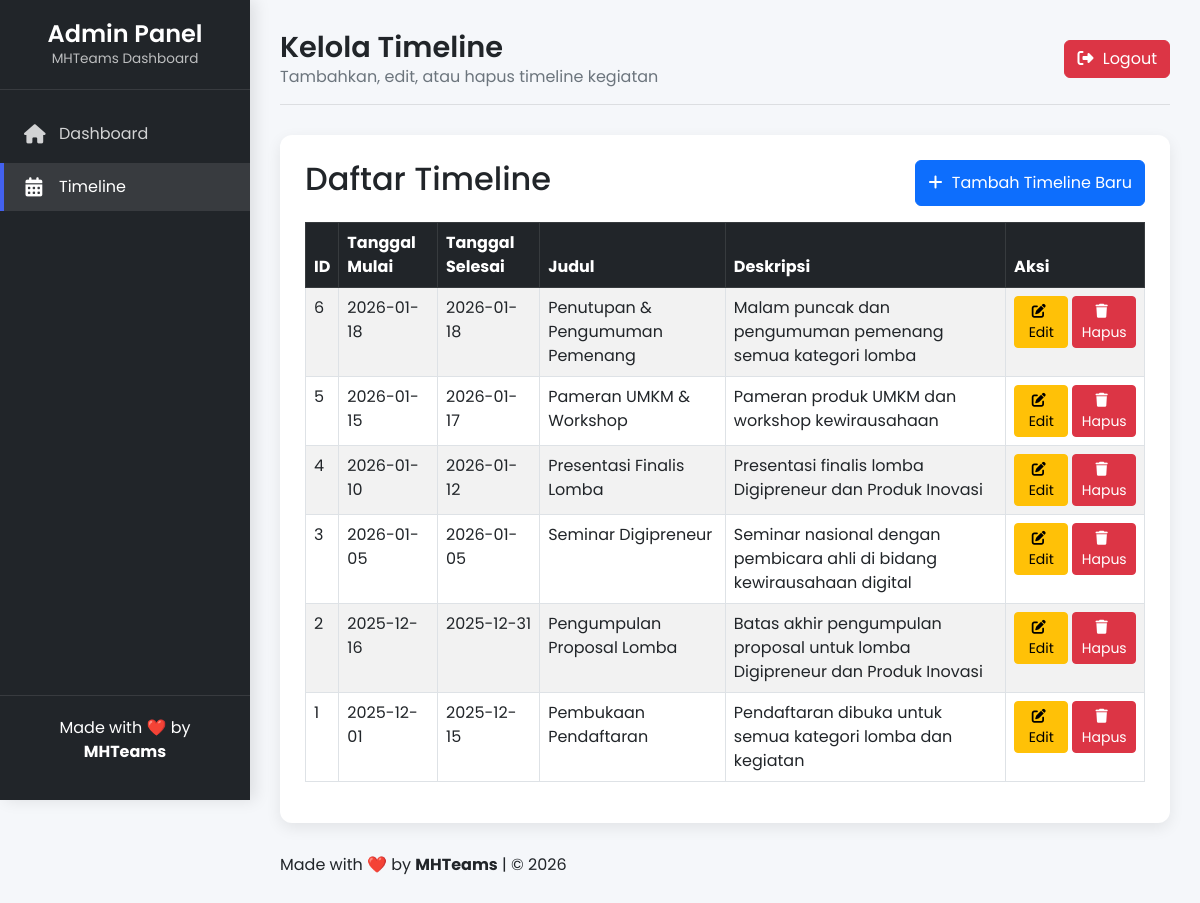
/admin/timeline.php (signed in), run on an earlier commit of the app's database.
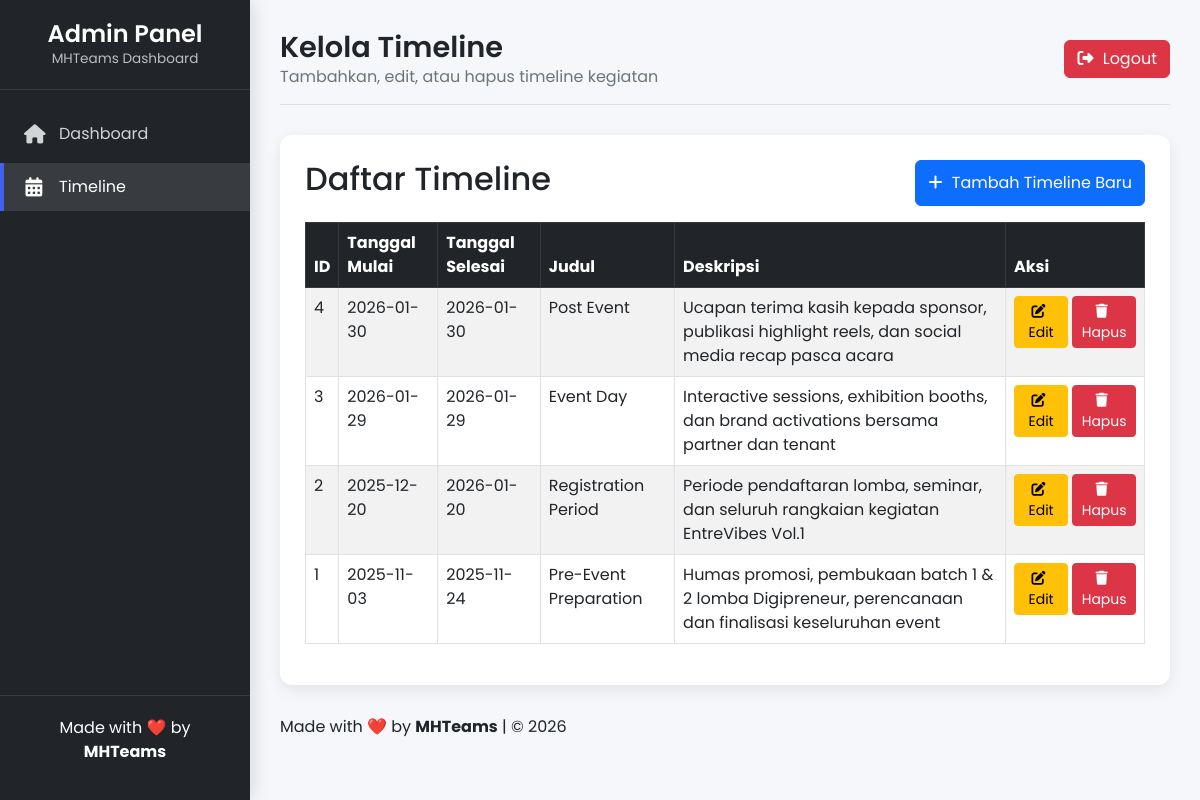
And on a later commit of the database.
### tables this page shows
CREATE TABLE timeline (
            id INTEGER PRIMARY KEY AUTOINCREMENT,
            tanggal_start TEXT NOT NULL,
            tanggal_end TEXT NOT NULL,
            judul TEXT NOT NULL,
            deskripsi TEXT NOT NULL,
            link TEXT,
            created_at DATETIME DEFAULT CURRENT_TIMESTAMP
        );

### admin/timeline.php (the view, shortened to what this page needs)
<?php
include "../config.php";
$timelines = $conn->query("SELECT * FROM timeline ORDER BY tanggal_start DESC")->fetchAll(PDO::FETCH_ASSOC);
?>
<!DOCTYPE html>
<html lang="id">
<head>
    <link href="https://cdn.jsdelivr.net/npm/bootstrap@5.3.0/dist/css/bootstrap.min.css" rel="stylesheet">
    <link rel="stylesheet" href="https://cdnjs.cloudflare.com/ajax/libs/font-awesome/6.5.1/css/all.min.css">
</head>
<body>
<div class="admin-container">
    <div class="sidebar" id="sidebar">
        <div class="sidebar-header">
            <h3>Admin Panel</h3>
            <p>MHTeams Dashboard</p>
        </div>
        <div class="sidebar-menu">
            <ul>
                <li><a href="dashboard.php"><i class="fas fa-home"></i> Dashboard</a></li>
                <li><a href="timeline.php" class="active"><i class="fas fa-calendar-alt"></i> Timeline</a></li>
            </ul>
        </div>
        <div class="sidebar-footer">
            <p>Made with ❤️ by <strong>MHTeams</strong></p>
        </div>
    </div>
    <div class="main-content">
        <div class="header">
            <div class="welcome-text">
                <h1>Kelola Timeline</h1>
                <p>Tambahkan, edit, atau hapus timeline kegiatan</p>
            </div>
            <div class="user-info">
                <a href="logout.php" class="btn btn-danger"><i class="fas fa-right-from-bracket"></i> Logout</a>
            </div>
        </div>
        <div class="page-content">
            <div class="d-flex justify-content-between mb-3">
                <h2>Daftar Timeline</h2>
                <button class="btn btn-primary" data-bs-toggle="modal" data-bs-target="#addModal">
                    <i class="fas fa-plus"></i> Tambah Timeline Baru
                </button>
            </div>
            <?php if(count($timelines) > 0): ?>
            <table class="table table-bordered table-striped">
                <thead class="table-dark">
                    <tr>
                        <th>ID</th>
                        <th>Tanggal Mulai</th>
                        <th>Tanggal Selesai</th>
                        <th>Judul</th>
                        <th>Deskripsi</th>
                        <th>Aksi</th>
                    </tr>
                </thead>
                <tbody>
                    <?php foreach($timelines as $t): ?>
                    <tr>
                        <td><?= $t['id'] ?></td>
                        <td><?= htmlspecialchars($t['tanggal_start']) ?></td>
                        <td><?= htmlspecialchars($t['tanggal_end']) ?></td>
                        <td><?= htmlspecialchars($t['judul']) ?></td>
                        <td><?= htmlspecialchars($t['deskripsi']) ?></td>
                        <td>
                            <div class="d-flex gap-1">
                                <button class="btn btn-warning btn-sm" data-bs-toggle="modal" data-bs-target="#editModal<?= $t['id'] ?>">
                                    <i class="fas fa-edit"></i> Edit
                                </button>
                                <form method="post" class="d-inline" onsubmit="return confirm('Yakin ingin menghapus timeline ini?');">
                                    <button class="btn btn-danger btn-sm"><i class="fas fa-trash"></i> Hapus</button>
                                </form>
                            </div>
                        </td>
                    </tr>
                    <?php endforeach; ?>
                </tbody>
            </table>
            <?php endif; ?>
        </div>
        <div class="footer mt-4">
            <p>Made with ❤️ by <strong>MHTeams</strong> | © <?= date('Y'); ?></p>
        </div>
    </div>
</div>
</body>
</html>

### admin/timeline.php (style rules this page uses)
:root { --primary: #4361ee; --secondary: #3f37c9; --success: #4cc9f0; --danger: #f72585; --warning: #f8961e; --dark: #212529; --light: #f8f9fa; --sidebar-width: 250px; --transition: all 0.3s ease; }
* { margin: 0; padding: 0; box-sizing: border-box; font-family: 'Poppins', sans-serif; }
body { background: #f5f7fa; color: var(--dark); min-height: 100vh; }
.admin-container { display: flex; min-height: 100vh; }
.sidebar { width: var(--sidebar-width); background: var(--dark); color: white; position: fixed; height: 100vh; transition: var(--transition); z-index: 1000; box-shadow: 5px 0 15px rgba(0, 0, 0, 0.1); }
.sidebar-header { padding: 20px; text-align: center; border-bottom: 1px solid rgba(255, 255, 255, 0.1); }
.sidebar-header h3 { font-weight: 600; font-size: 1.5rem; margin: 0; }
.sidebar-header p { font-size: 0.85rem; color: rgba(255, 255, 255, 0.7); margin: 0; }
.sidebar-menu { padding: 20px 0; }
.sidebar-menu ul { list-style: none; padding: 0; }
.sidebar-menu li { margin-bottom: 5px; }
.sidebar-menu a { display: flex; align-items: center; padding: 12px 20px; color: rgba(255, 255, 255, 0.8); text-decoration: none; transition: var(--transition); border-left: 4px solid transparent; }
.sidebar-menu a.active { background: rgba(255, 255, 255, 0.1); color: white; border-left: 4px solid var(--primary); }
.sidebar-menu i { margin-right: 15px; font-size: 1.2rem; width: 20px; text-align: center; }
.sidebar-footer { position: absolute; bottom: 0; width: 100%; padding: 20px; text-align: center; border-top: 1px solid rgba(255, 255, 255, 0.1); }
.main-content { flex: 1; margin-left: var(--sidebar-width); padding: 30px; transition: var(--transition); }
.header { display: flex; justify-content: space-between; align-items: center; margin-bottom: 30px; padding-bottom: 15px; border-bottom: 1px solid rgba(0, 0, 0, 0.1); }
.welcome-text h1 { font-size: 1.8rem; font-weight: 600; margin: 0; }
.welcome-text p { color: #6c757d; margin: 0; }
.user-info { display: flex; align-items: center; }
.page-content { background: white; border-radius: 12px; padding: 25px; box-shadow: 0 5px 15px rgba(0, 0, 0, 0.08); margin-bottom: 30px; }
.btn i { margin-right: 5px; }

What changed in the data, as far as the page shows it:
removed timeline: id "6", tanggal_start "2026-01-18", tanggal_end "2026-01-18", judul "Penutupan & Pengumuman Pemenang", deskripsi "Malam puncak dan pengumuman pemenang semua kategori lomba"
removed timeline: id "5", tanggal_start "2026-01-15", tanggal_end "2026-01-17", judul "Pameran UMKM & Workshop", deskripsi "Pameran produk UMKM dan workshop kewirausahaan"
changed timeline id 4: tanggal_start "2026-01-10" → "2026-01-30"; tanggal_end "2026-01-12" → "2026-01-30"; judul "Presentasi Finalis Lomba" → "Post Event"; deskripsi "Presentasi finalis lomba Digipreneur dan Produk Inovasi" → "Ucapan terima kasih kepada sponsor, publikasi highlight reels, dan social media recap pasca acara"
changed timeline id 3: tanggal_start "2026-01-05" → "2026-01-29"; tanggal_end "2026-01-05" → "2026-01-29"; judul "Seminar Digipreneur" → "Event Day"; deskripsi "Seminar nasional dengan pembicara ahli di bidang kewirausahaan digital" → "Interactive sessions, exhibition booths, dan brand activations bersama partner dan tenant"
changed timeline id 2: tanggal_start "2025-12-16" → "2025-12-20"; tanggal_end "2025-12-31" → "2026-01-20"; judul "Pengumpulan Proposal Lomba" → "Registration Period"; deskripsi "Batas akhir pengumpulan proposal untuk lomba Digipreneur dan Produk Inovasi" → "Periode pendaftaran lomba, seminar, dan seluruh rangkaian kegiatan EntreVibes Vol.1"
changed timeline id 1: tanggal_start "2025-12-01" → "2025-11-03"; tanggal_end "2025-12-15" → "2025-11-24"; judul "Pembukaan Pendaftaran" → "Pre-Event Preparation"; deskripsi "Pendaftaran dibuka untuk semua kategori lomba dan kegiatan" → "Humas promosi, pembukaan batch 1 & 2 lomba Digipreneur, perencanaan dan finalisasi keseluruhan event"
